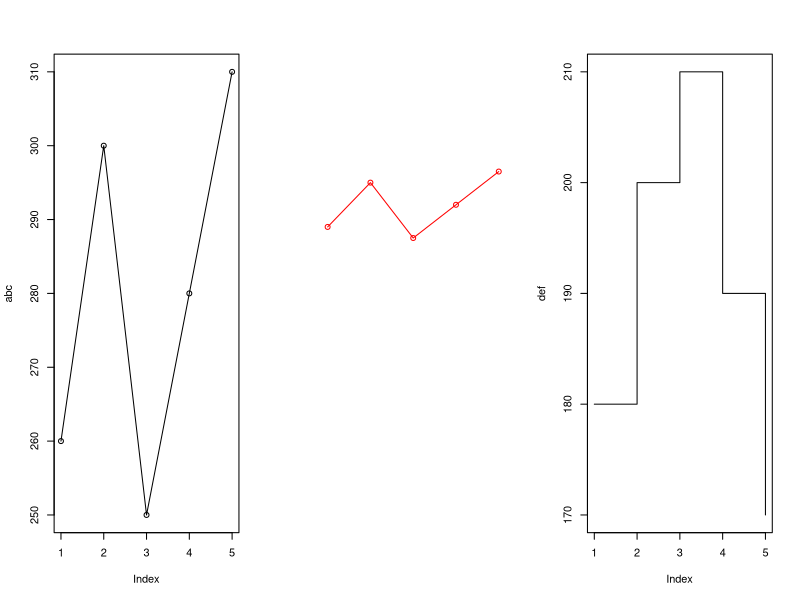
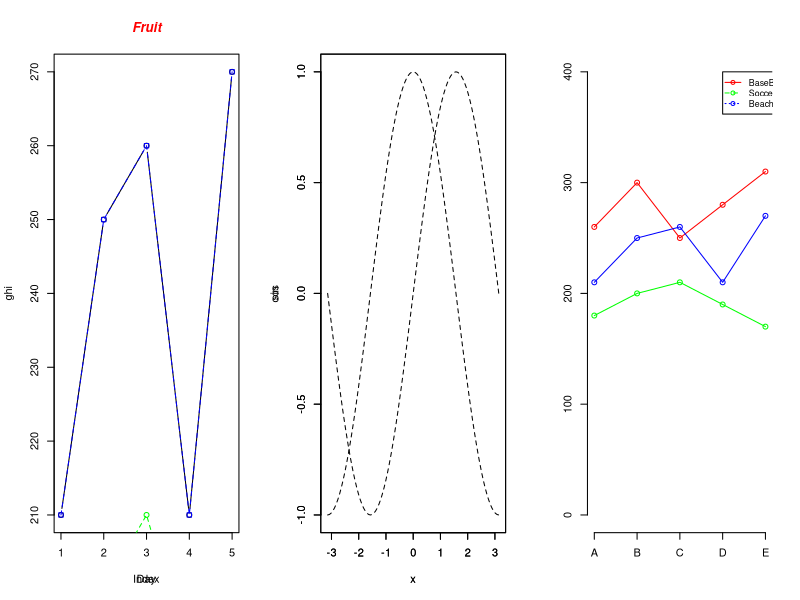
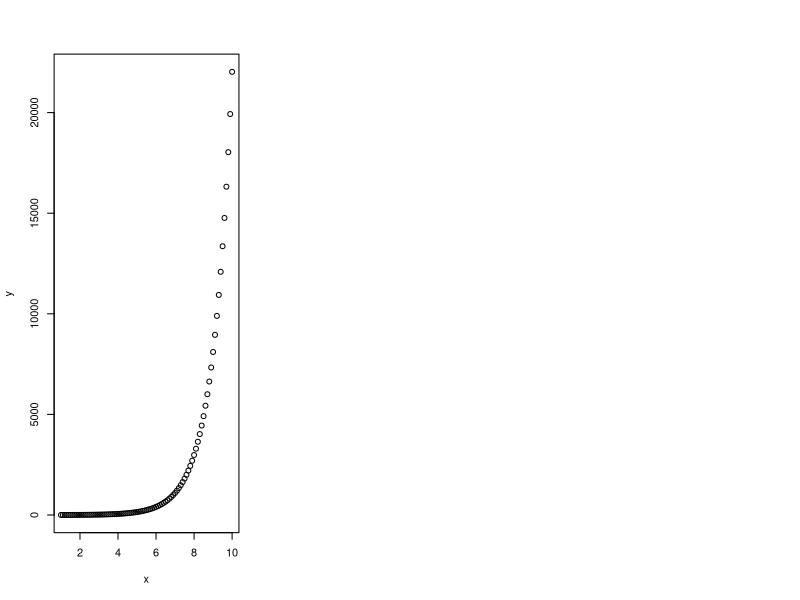
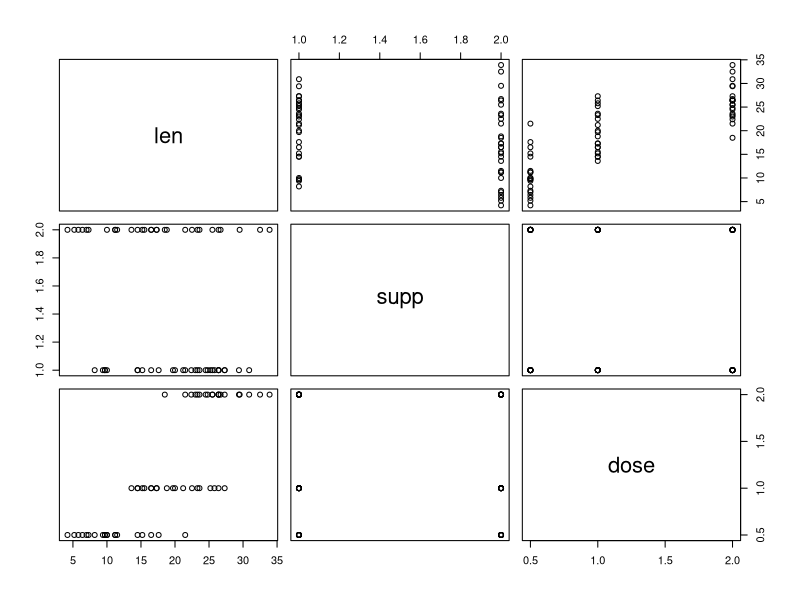
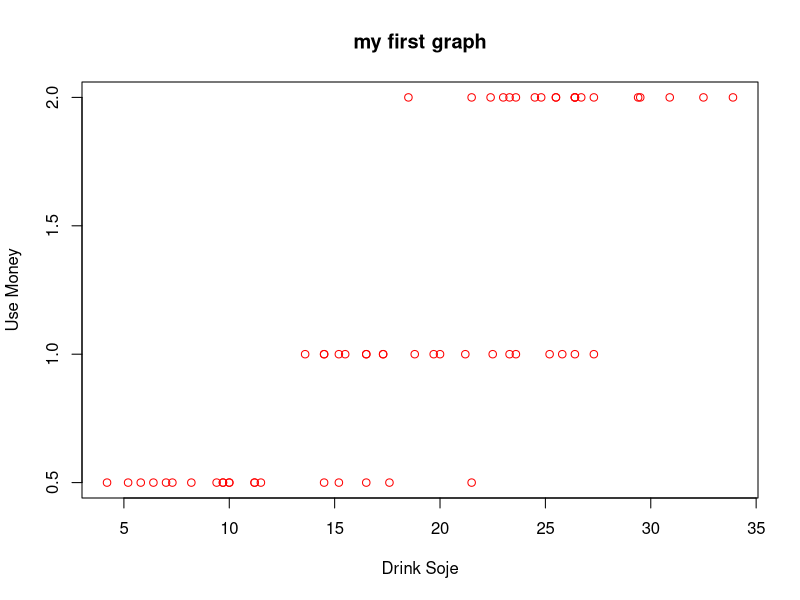

Reproduce these figures in R, in order.
setwd("/Users/yoon/Documents/DataScience/R_work/visualization") 

### 액셀 그래프는 지도나 이런 것들은 불가능. but R 그래프는 할 수 있다

### 간단한 데이터셋
abc <- c(260, 300, 250, 280, 310)
def <- c(180, 200, 210, 190, 170)
ghi <- c(210, 250, 260, 210, 270)

### 화면 분할
m <- par(mfrow=c(1,3))

### 간단한 그래프 타입 종류
plot(abc, type="o")
plot(abc, type="o", col="red", ylim=c(0,400), axes = F, ann = F)
# 그래프만 그리기 : y 범위, 축 보이기 여부, 축 이름 보이기 여부설정
plot(def, type="s")
plot(ghi, type="b")

title(main="Fruit", col.main="red", font.main=4) # 그래프 전체 title
title(xlab = "Day", col.lab="black") # lab(축) 관련 title

### 그래프 중첩
lines(def, type = "o", pch=21, col="green", lty=2) # lty : 선 종류
lines(ghi, type = "o", pch=22, col="blue", lty=2)
plot(sin, -pi, pi, lty=2)
par(new=T) # par를 하게 되면 그래프 위에 덮어 쓰는 것을 의미 : 중첩
plot(cos, -pi, pi, lty=2)

### 범례 넣기
plot(abc, type="o", col="red", ylim=c(0,400), axes = F, ann = F)
par(new=T)
plot(def, type="o", col="green", ylim=c(0,400), axes = F, ann = F)
par(new=T)
plot(ghi, type="o", col="blue", ylim=c(0,400), axes = F, ann = F)
axis(1, at=1:5, lab=c("A","B","C","D","E"))
axis(2, ylim=c(0,400))
legend(4,400, c("BaseBall", "SoccerBall", "BeachBall"), cex = 0.8,
       col=c("red","green","blue"), pch = 21, lty = 1:3)

### pdf 파일저장 : 완벽히 저장 되려면 R을 종료 시킨 후 pdf file을 확인
dev.copy(pdf, "sampleFile.pdf")
dev.off

### 산포도 형태의 그래프
x <- seq(1, 10, 0.1)
y <- exp(x)
plot(x,y)

m <- par(mfrow=c(1,1))
plot(ToothGrowth)
plot(ToothGrowth$len, ToothGrowth$dose, main="my first graph",
     xlab = "Drink Soje", ylab = "Use Money", col = "red")

# col : 색 지정
# pch : 점의 모양 지정
# bg : 배경색 지정
# lwd : 선의 굵기
# cex : 점의 굵기
